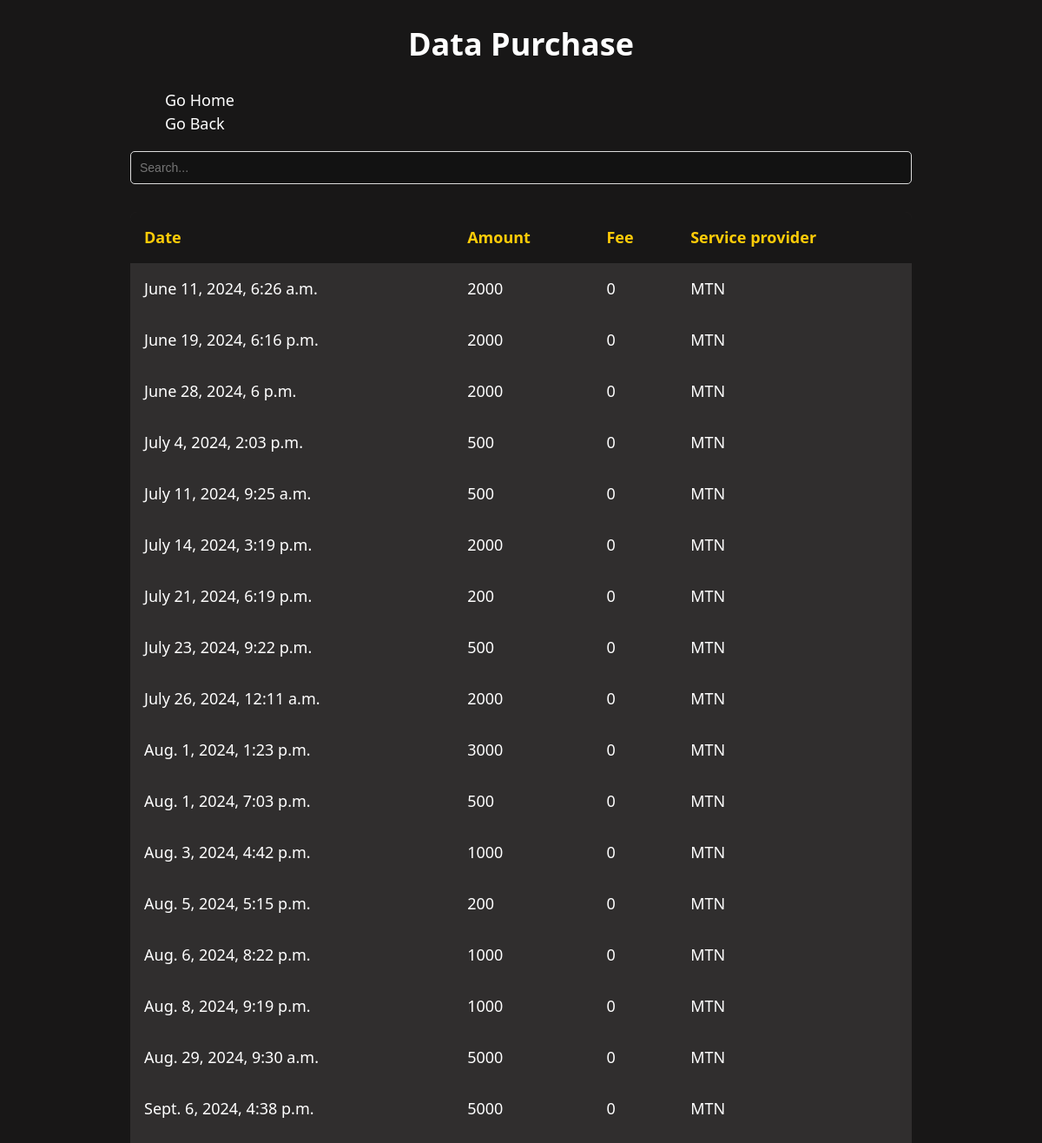
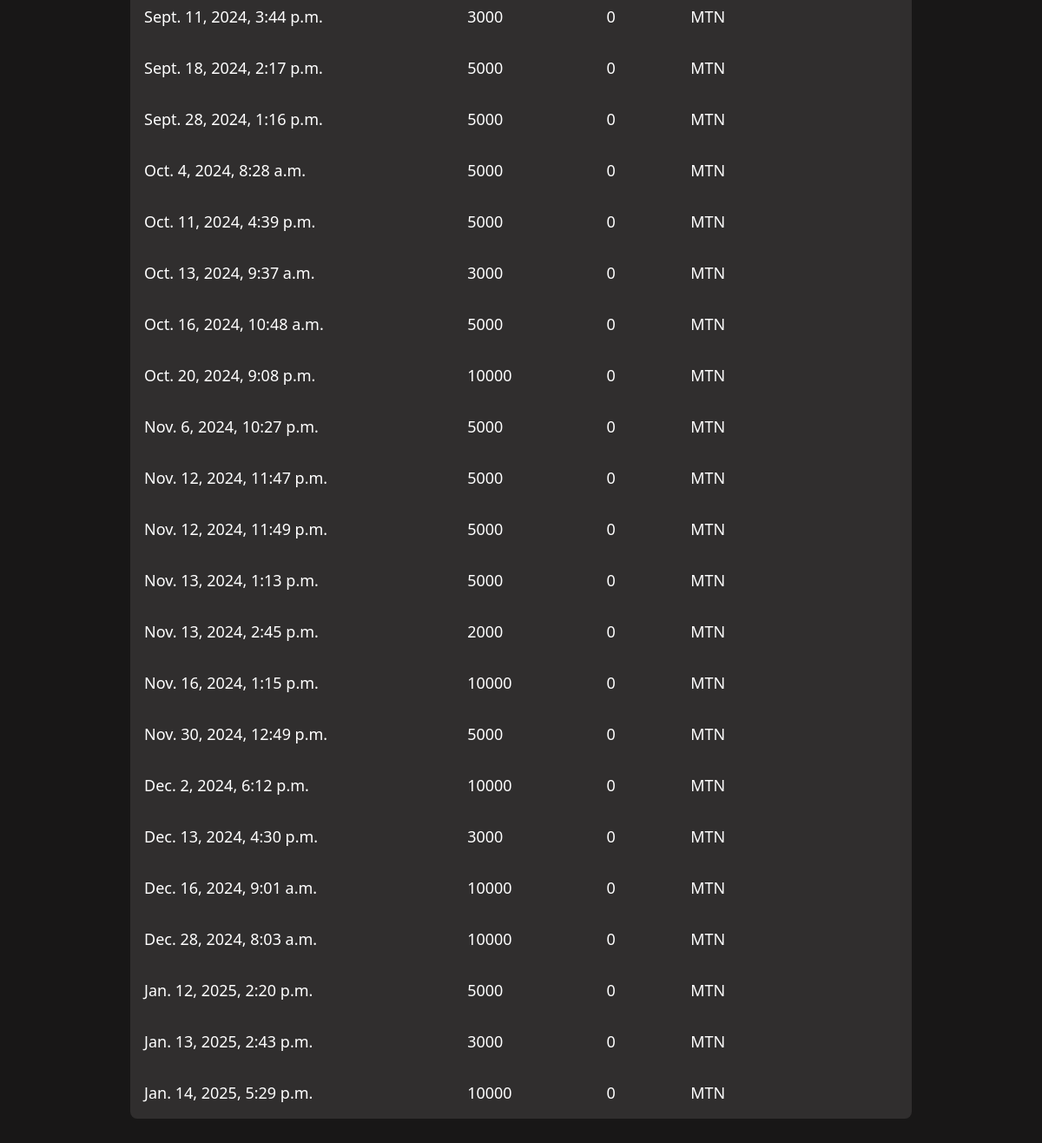
Screenshot of /momo/data with the database file from the repository (2 pictures, top to bottom).
### momo/models.py (models this page shows)
class BundlesAndPacks(models.Model):
    amount = models.IntegerField()
    service_provider = models.CharField(max_length=64)
    fee = models.IntegerField()
    date = models.DateTimeField()
    class Meta:
        managed = False
        db_table = 'bundles_and_packs'

### momo/views.py (the view)
# urls.py: path("data", views.bundles_and_packs, name="data"),
def bundles_and_packs(request):
    return render(request, "momo/data.html", {"data": BundlesAndPacks.objects.all()})

### momo/templates/momo/data.html (shortened to what this page needs)
{% extends "./layout.html" %}
{% block tablename %}
    <h1 style="text-align: center;">Data Purchase</h1>
{% endblock %}
{% block body %}
                <thead>
                    <tr>
                        <th onclick="sortTable(0)">Date </th>
                        <th onclick="sortTable(1)">Amount </th>
                        <th onclick="sortTable(2)">Fee </th>
                        <th onclick="sortTable(3)">Service provider </th>
                    </tr>
                </thead>
                <tbody>
                    {% for item in data %}
                    <tr>
                        <td>{{ item.date }}</td>
                        <td>{{ item.amount }}</td>
                        <td>{{ item.fee }}</td>
                        <td>{{ item.service_provider }}</td>
                    </tr>
                    {% endfor %}
                </tbody>
{% endblock%}

### momo/static/momo/css/tables.css (style rules this page uses)
html { color-scheme: dark; }
body { background-color: #181717; color: #ffffff; font-size: 1.125rem; font-family: system-ui; line-height: 1.5; }
th { text-align: justify; }
td { text-align: justify; }
caption, th, td { padding: 1rem; }
th { background: hsl(0 0% 0% / 0.5 ); color: #FFCC08; }

### rows the page displays
BundlesAndPacks: date "June 11, 2024, 6:26 a.m.", amount "2000", fee "0", service_provider "MTN"
BundlesAndPacks: date "June 19, 2024, 6:16 p.m.", amount "2000", fee "0", service_provider "MTN"
BundlesAndPacks: date "June 28, 2024, 6 p.m.", amount "2000", fee "0", service_provider "MTN"
BundlesAndPacks: date "July 4, 2024, 2:03 p.m.", amount "500", fee "0", service_provider "MTN"
BundlesAndPacks: date "July 11, 2024, 9:25 a.m.", amount "500", fee "0", service_provider "MTN"
BundlesAndPacks: date "July 14, 2024, 3:19 p.m.", amount "2000", fee "0", service_provider "MTN"
BundlesAndPacks: date "July 21, 2024, 6:19 p.m.", amount "200", fee "0", service_provider "MTN"
BundlesAndPacks: date "July 23, 2024, 9:22 p.m.", amount "500", fee "0", service_provider "MTN"
BundlesAndPacks: date "July 26, 2024, 12:11 a.m.", amount "2000", fee "0", service_provider "MTN"
BundlesAndPacks: date "Aug. 1, 2024, 1:23 p.m.", amount "3000", fee "0", service_provider "MTN"
BundlesAndPacks: date "Aug. 1, 2024, 7:03 p.m.", amount "500", fee "0", service_provider "MTN"
BundlesAndPacks: date "Aug. 3, 2024, 4:42 p.m.", amount "1000", fee "0", service_provider "MTN"
BundlesAndPacks: date "Aug. 5, 2024, 5:15 p.m.", amount "200", fee "0", service_provider "MTN"
BundlesAndPacks: date "Aug. 6, 2024, 8:22 p.m.", amount "1000", fee "0", service_provider "MTN"
BundlesAndPacks: date "Aug. 8, 2024, 9:19 p.m.", amount "1000", fee "0", service_provider "MTN"
BundlesAndPacks: date "Aug. 29, 2024, 9:30 a.m.", amount "5000", fee "0", service_provider "MTN"
BundlesAndPacks: date "Sept. 6, 2024, 4:38 p.m.", amount "5000", fee "0", service_provider "MTN"
BundlesAndPacks: date "Sept. 11, 2024, 3:44 p.m.", amount "3000", fee "0", service_provider "MTN"
BundlesAndPacks: date "Sept. 18, 2024, 2:17 p.m.", amount "5000", fee "0", service_provider "MTN"
BundlesAndPacks: date "Sept. 28, 2024, 1:16 p.m.", amount "5000", fee "0", service_provider "MTN"
BundlesAndPacks: date "Oct. 4, 2024, 8:28 a.m.", amount "5000", fee "0", service_provider "MTN"
BundlesAndPacks: date "Oct. 11, 2024, 4:39 p.m.", amount "5000", fee "0", service_provider "MTN"
BundlesAndPacks: date "Oct. 13, 2024, 9:37 a.m.", amount "3000", fee "0", service_provider "MTN"
BundlesAndPacks: date "Oct. 16, 2024, 10:48 a.m.", amount "5000", fee "0", service_provider "MTN"
BundlesAndPacks: date "Oct. 20, 2024, 9:08 p.m.", amount "10000", fee "0", service_provider "MTN"
BundlesAndPacks: date "Nov. 6, 2024, 10:27 p.m.", amount "5000", fee "0", service_provider "MTN"
BundlesAndPacks: date "Nov. 12, 2024, 11:47 p.m.", amount "5000", fee "0", service_provider "MTN"
BundlesAndPacks: date "Nov. 12, 2024, 11:49 p.m.", amount "5000", fee "0", service_provider "MTN"
BundlesAndPacks: date "Nov. 13, 2024, 1:13 p.m.", amount "5000", fee "0", service_provider "MTN"
BundlesAndPacks: date "Nov. 13, 2024, 2:45 p.m.", amount "2000", fee "0", service_provider "MTN"
BundlesAndPacks: date "Nov. 16, 2024, 1:15 p.m.", amount "10000", fee "0", service_provider "MTN"
BundlesAndPacks: date "Nov. 30, 2024, 12:49 p.m.", amount "5000", fee "0", service_provider "MTN"
BundlesAndPacks: date "Dec. 2, 2024, 6:12 p.m.", amount "10000", fee "0", service_provider "MTN"
BundlesAndPacks: date "Dec. 13, 2024, 4:30 p.m.", amount "3000", fee "0", service_provider "MTN"
BundlesAndPacks: date "Dec. 16, 2024, 9:01 a.m.", amount "10000", fee "0", service_provider "MTN"
BundlesAndPacks: date "Dec. 28, 2024, 8:03 a.m.", amount "10000", fee "0", service_provider "MTN"
BundlesAndPacks: date "Jan. 12, 2025, 2:20 p.m.", amount "5000", fee "0", service_provider "MTN"
BundlesAndPacks: date "Jan. 13, 2025, 2:43 p.m.", amount "3000", fee "0", service_provider "MTN"
BundlesAndPacks: date "Jan. 14, 2025, 5:29 p.m.", amount "10000", fee "0", service_provider "MTN"
